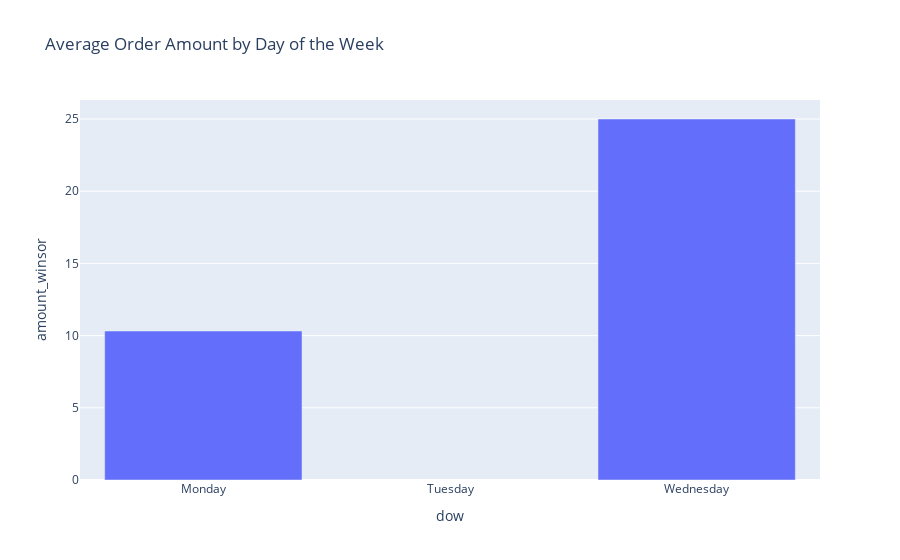

The cell this chart's notebook holds for it:
### Markdown cell above
# Average order amount by day of the week

### Code cell
avg_by_dow = df.groupby("dow")["amount_winsor"].mean().reset_index()

fig1 = px.bar(
    avg_by_dow,
    x="dow",
    y="amount_winsor",
    title="Average Order Amount by Day of the Week"
)
fig1.show()

### Figure 1 — Plotly figure (JSON) as saved in the notebook; plotly's stock layout.template omitted (floating-point values rounded to 4 significant figures)
{"data": [{"hovertemplate": "dow=%{x}<br>amount_winsor=%{y}<extra></extra>", "legendgroup": "", "marker": {"color": "#636efa", "pattern": {"shape": ""}}, "name": "", "orientation": "v", "showlegend": false, "textposition": "auto", "type": "bar", "x": ["Monday", "Tuesday", "Wednesday"], "xaxis": "x", "y": [10.32, NaN, 25.0], "yaxis": "y"}], "layout": {"barmode": "relative", "legend": {"tracegroupgap": 0}, "title": {"text": "Average Order Amount by Day of the Week"}, "xaxis": {"anchor": "y", "domain": [0, 1], "title": {"text": "dow"}}, "yaxis": {"anchor": "x", "domain": [0, 1], "title": {"text": "amount_winsor"}}}}
